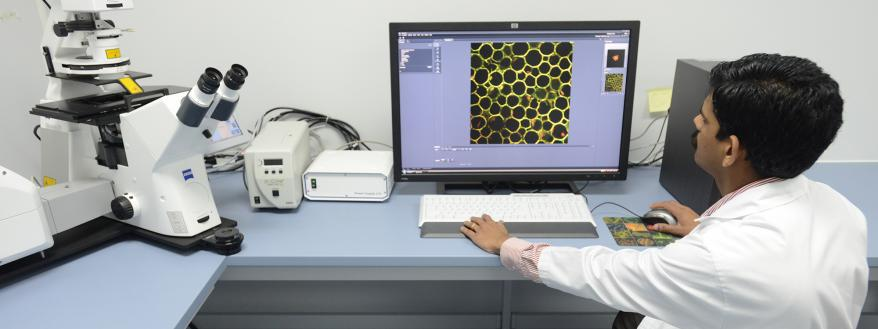
#> input picture Lab_2/media/bio.jpg, 878 x 329 px, found by its file name
$ jupyter execute Lab2.ipynb
#> lines starting #> are read from the running program, lines starting #| are printed output that depends on the picture; after the words box and inside, x2 and y2 are one past the last pixel; in counts of white or black regions, pixels touching at a corner belong together
[cell 1]
import cv2
import numpy as np
import matplotlib.pyplot as plt

# Define Functions

[cell 2]
def sample_image(image, factor):
    """
    Downsamples the image by the given factor.
    Args:
        image (numpy array): Original image.
        factor (int): Factor by which to downsample.
    Returns:
        numpy array: Downsampled image.
    """
    height, width = image.shape[:2]
    sampled_image = cv2.resize(image, (width // factor, height // factor), interpolation=cv2.INTER_NEAREST)
    return sampled_image

def quantize_image(image, levels):
    """
    Reduces the number of grayscale levels in the image.
    Args:
        image (numpy array): Original image.
        levels (int): Number of grayscale levels.
    Returns:
        numpy array: Quantized image.
    """
    quantized_image = np.floor(image / (256 // levels)) * (256 // levels)
    quantized_image = quantized_image.astype(np.uint8)
    return quantized_image

def plot_images(original, sampled, quantized):
    """
    Plots the original, sampled, and quantized images side by side.
    Args:
        original (numpy array): Original image.
        sampled (numpy array): Sampled image.
        quantized (numpy array): Quantized image.
    """
    plt.figure(figsize=(12, 4))
    plt.subplot(1, 3, 1)
    plt.imshow(original, cmap='gray')
    plt.title('Original Image')
    plt.axis('off')

    plt.subplot(1, 3, 2)
    plt.imshow(sampled, cmap='gray')
    plt.title('Sampled Image')
    plt.axis('off')

    plt.subplot(1, 3, 3)
    plt.imshow(quantized, cmap='gray')
    plt.title('Quantized Image')
    plt.axis('off')

    plt.show()

[cell 3]
image_path='../media/bio.jpg'
sampling_factor=14
quantization_levels=9

# Load image in grayscale
original_image = cv2.imread(image_path, cv2.IMREAD_GRAYSCALE)
#> original_image: shape (329, 878); min 0, max 255, mean 160.1
if original_image is None:
    print(f"Error: Unable to load image at {image_path}")

# Sample and quantize
sampled_image = sample_image(original_image, sampling_factor)
quantized_image = quantize_image(original_image, quantization_levels)

# Plot results
plot_images(original_image, sampled_image, quantized_image)

[cell 4]
# Task 1
samp_1 = sample_image(original_image, 10)
samp_2 = sample_image(original_image, 30)

quant_1 = quantize_image(original_image, 16)
quant_2 = quantize_image(original_image, 2)
#> call 3 of quantize_image, with levels = 2
#> in quantize_image (call 3), `quantized_image = np.floor(image / (256 // levels)) * (256 // levels)`:
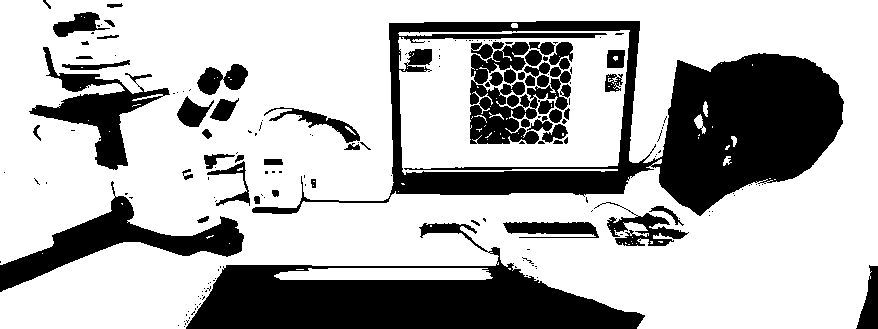
#> quantized_image: shape (329, 878) float64; values 0 (black) and 128 (white), 70.8% white; 184 black regions (125 under 20 px), largest, box (x1, y1, x2, y2) and area: (252, 21, 844, 216) 33916, (186, 223, 645, 329) 22026, (0, 181, 244, 292) 6668
plot_images(original_image, samp_1,quant_1)
plot_images(original_image, samp_2,quant_2)

# Arithmetic Operations

[cell 5]
from PIL import Image
img1=Image.open('/media/bio.jpg')
img2=Image.open ('/media/iau.jpg')
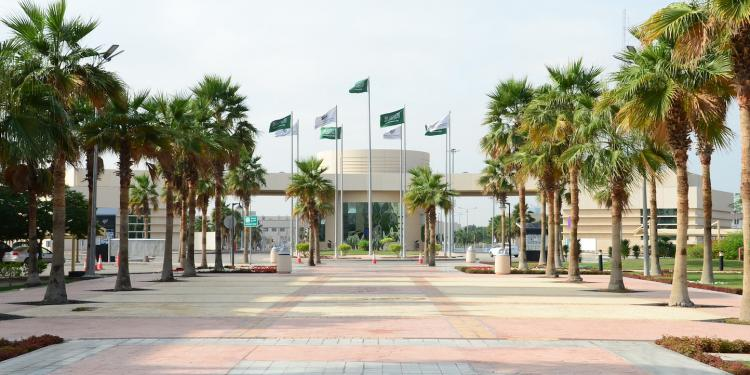
#> input picture Lab_2/media/iau.jpg, 750 x 375 px, found by its file name
#> img2 is the input picture: PIL image 750x375 RGB; mean R, G, B 164.5, 161.3, 144

resize=(400,400)
img1=img1.resize(resize,Image.Resampling.LANCZOS)
#> img1: PIL image 400x400 RGB
img2=img2.resize(resize,Image.Resampling.LANCZOS)
#> img2: PIL image 400x400 RGB

im1arr=np.asarray(img1)
im2arr=np.asarray(img2)
addition=im1arr+im2arr

resultImage=Image.fromarray(addition)

[cell 6]
# Task 2
import numpy as np
img1=Image.open('/media/bio.jpg')
img1=img1.resize(resize,Image.Resampling.LANCZOS)
im1arr=np.asarray(img1)
addition2= im1arr + 175
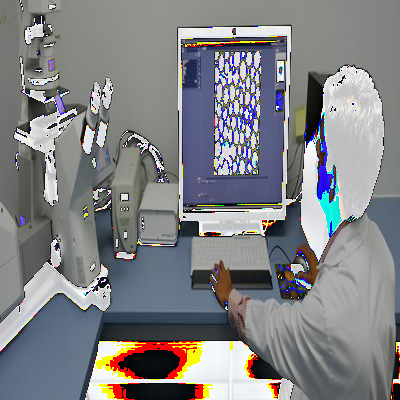
#> addition2: shape (400, 400, 3); mean R, G, B 128.9, 130.1, 132.8

resultImage2=Image.fromarray(addition2)

[cell 7]
# Task 2
subtraction =im1arr - im2arr
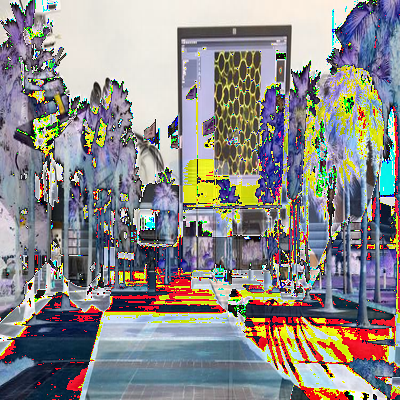
#> subtraction: shape (400, 400, 3); mean R, G, B 140.7, 138.7, 137.6

resultImage3=Image.fromarray(subtraction)

titles = ['Original 1', 'Original 2', 'Subtraction', 'Addition','Add Constant']
images = [img1, img2, subtraction, addition, addition2]

plt.figure(figsize=(15, 10))
for i in range(len(images)):
    plt.subplot(2, 3, i+1)
    plt.imshow(images[i], cmap='gray')
    plt.title(titles[i])
    plt.axis('off')
#> this loop made 5 passes
plt.tight_layout()
plt.show()

# Sets and Logical Operations

[cell 8]
img3=Image.open('../media/iau.jpg')
img3.show()
img4=Image.open('../media/bio.jpg')
img4.show()

resize=(400,400)
img3=img3.resize(resize,Image.Resampling.LANCZOS)
img4=img4.resize(resize,Image.Resampling.LANCZOS)

im3arr=np.asarray(img3)
im4arr=np.asarray(img4)

union=im4arr|im3arr
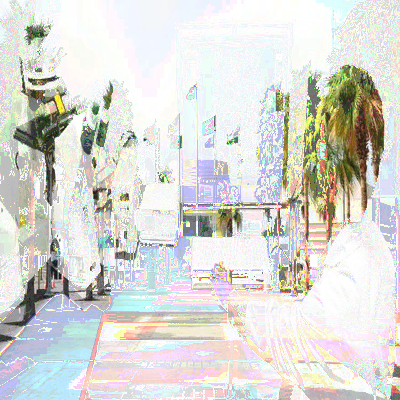
#> union: shape (400, 400, 3); mean R, G, B 217.1, 217.2, 212.4
resultImage4=Image.fromarray(union)

[cell 9]
img5=img3.convert('L')
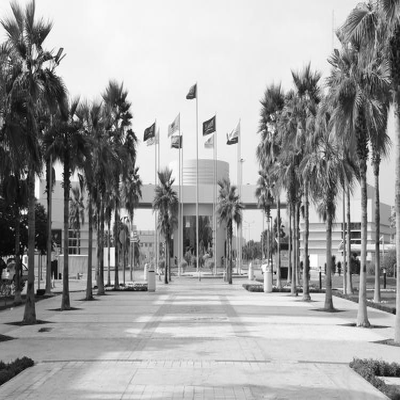
#> img5: PIL image 400x400 L; min 0, max 255, mean 160.3
img6=img4.convert('L')
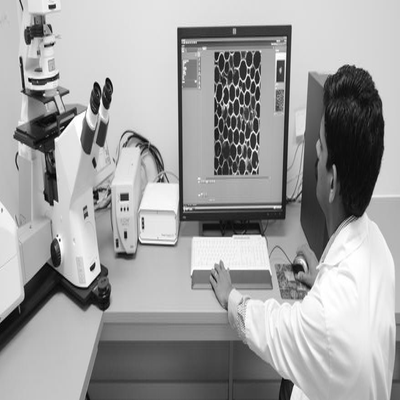
#> img6: PIL image 400x400 L; min 0, max 255, mean 160.1

resize=(400,400)
img5=img5.resize(resize,Image.Resampling.LANCZOS)
img6=img6.resize(resize,Image.Resampling.LANCZOS)

im5arr=np.asarray(img5)
im6arr=np.asarray(img6)

set_diff = im5arr & (~im6arr)
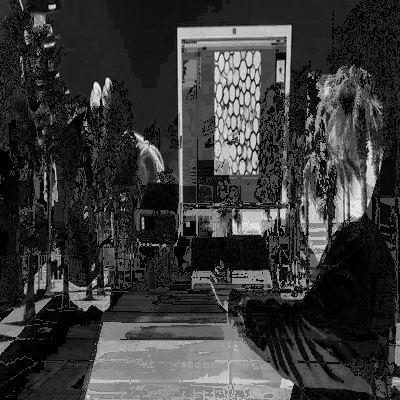
#> set_diff: shape (400, 400); min 0, max 244, mean 56.3
resultImage5=Image.fromarray(set_diff)


sym_diff = im5arr ^ im6arr
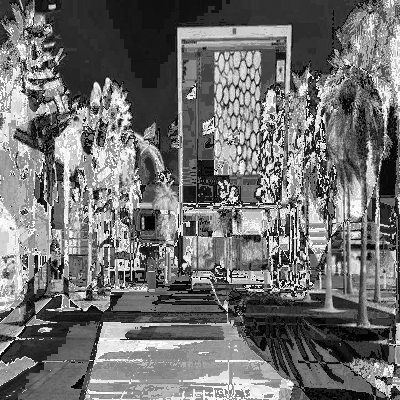
#> sym_diff: shape (400, 400); min 0, max 255, mean 112.5
resultImage6=Image.fromarray(sym_diff)

intersection = im5arr & im6arr
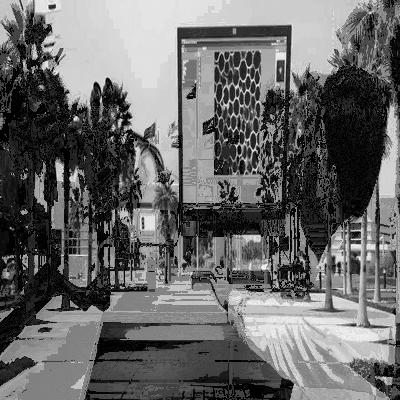
#> intersection: shape (400, 400); min 0, max 253, mean 104
resultImage7=Image.fromarray(intersection)

titles = ['Image 1', 'Image 2', 'Set Diff', 'Symm Diff', 'Intersection']
images = [img5, img6, set_diff, sym_diff, intersection]

plt.figure(figsize=(15, 5))
for i in range(len(images)):
    plt.subplot(1, 5, i+1)
    plt.imshow(images[i], cmap='gray')
    plt.title(titles[i])
    plt.axis('off')
plt.tight_layout()
plt.show()
